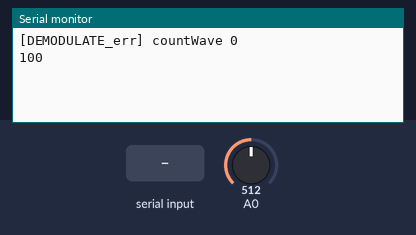
Recording of a sketch running on a simulated Arduino Uno, built with avr-gcc and run on an emulated ATmega328P. Shown: the last lines printed to the serial monitor. The test bench sets the inputs (shaded band); at power-on: A0 = 512.

Above: at 1.2 s.
1.3 s: "90,45\n" received over Serial
At 2.5 s:
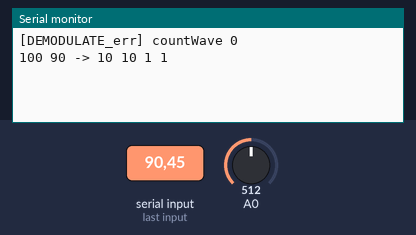
4.3 s: "30,150\n" received over Serial
At 5.3 s:
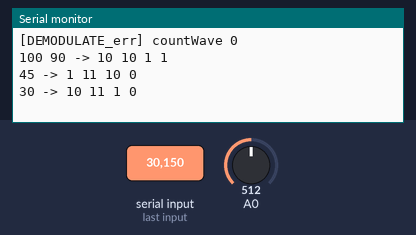
Timing chart, 0 to 7.3 s (numbered marks = the images above; inputs shaded):
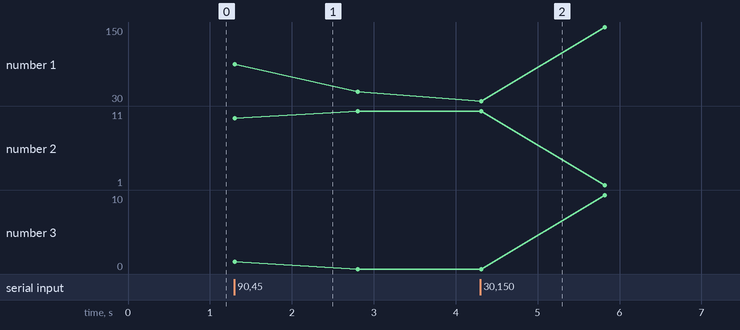

The sketch:

FSK_TX_RX.ino
```cpp
#include <Wire.h>
#include <Adafruit_MCP4725.h>
#include <Adafruit_ADS1015.h>

#define defaultFreq 1700
#define f0 500
#define f1 750
#define f2 1000
#define f3 1250

#ifndef cbi
#define cbi(sfr, bit) (_SFR_BYTE(sfr) &= ~_BV(bit))
#endif
#ifndef sbi
#define sbi(sfr, bit) (_SFR_BYTE(sfr) |= _BV(bit))
#endif


#define bias 0
#define MAX 1023
#define MIN 0+bias
#define RISING_EDGE 1
#define FALLING_EDGE 2
#define NO_EDGE 3
#define IDLE_EDGE 4
#define IDLE_VALUE 50


int numWaveMap[] = {16, 24, 32, 40};

int max0, prev, inRX , freq0;
int prevEdge, currentEdge;

int countData = 0, countWave = 0;
int offsetWave = 0;

const int SAMPLING = 4;
uint16_t S_DAC[SAMPLING] = {2048, 4095, 2048, 0};
unsigned long frameTime = 360228 + 15000;

unsigned long frameTimeRX =  89000 * 4 ;
unsigned long currentTime = 0;
unsigned long startTime = 0;
int isStart = 0;
int isStartCountWave = 0;

Adafruit_MCP4725 dac;

void setup()
{
  // put your setup code here, to run once:
  dac.begin(0x64);

  sbi(ADCSRA, ADPS2);
  cbi(ADCSRA, ADPS1);
  cbi(ADCSRA, ADPS0);

  Serial.begin(115200);
  Serial.flush();

  dac.setVoltage(0, false);

  for (int i = 0; i < SAMPLING; i++)
  {
    S_DAC[i] = (sin(2 * PI / SAMPLING * i) + 1) * 2047;
  }

  prevEdge = FALLING_EDGE;
  startTime = micros();

}

int isMax(int value) {
  return value > MAX - 5 && value < MAX + 5;
}
int isMin(int value) {
  return value < MIN + 5;
}


int demodulate2(int numWaveInput) {
  for (int i = 0; i < 4; i++) {
    if ( numWaveInput >= numWaveMap[i] - 4 && numWaveInput < numWaveMap[i] + 4) {
      //       Serial.print("[DEMODULATE] countWave ");
      //       Serial.print(numWaveInput);
      //       Serial.print(" ");
      return i;
    }
  }
  Serial.print("[DEMODULATE_err] countWave ");
  Serial.println(numWaveInput);
  return 4;
}
void onReceiveByte(int inByte) {
  Serial.print("BYTE ");
  Serial.println(inByte);
}

int data = 0;

int getEdge() {

  if (inRX < prev + 10 && inRX > prev - 10)return NO_EDGE;
  if (prev > inRX)
    return FALLING_EDGE;
  else if (prev == inRX)
    return NO_EDGE;
  else return RISING_EDGE;
}


void generateWave(int freqency)
{

  int numWave = freqency / 250 * 8;

  int delayTime = (10000000 / freqency - 1 / defaultFreq) / SAMPLING;

  unsigned long elapsedTime = micros();
  for (int i = 0; i < numWave; i++)
  {
    for (int j = 0; j < SAMPLING; j++)
    {

      dac.setVoltage(S_DAC[j], false);
      delayMicroseconds(delayTime);
    }
  }

  long waitForFullFrame = frameTime - (micros() - elapsedTime);

  while (waitForFullFrame > 0)
  {
    if (waitForFullFrame > 16000)
    {
      delayMicroseconds(16000);
      waitForFullFrame -= 16000;
    }
    else
    {
      delayMicroseconds(waitForFullFrame);
      break;
    }
  }
}

void sendByte(int inByte)
{

  Serial.print(inByte);
  Serial.print(" -> ");
  int input[4];
  for (int i = 3; i >= 0; i--)
  {
    input[i] = inByte & 3;
    Serial.print(input[i], BIN);
    Serial.print(" ");
    inByte >>= 2;
  }
  Serial.println();
  for (int k = 3; k >= 0; k--)
  {
    if (input[k] == 0)
    {
      generateWave(f0);
    }
    else if (input[k] == 1)
    {
      generateWave(f1);
    }
    else if (input[k] == 2)
    {
      generateWave(f2);
    }
    else if (input[k] == 3)
    {
      generateWave(f3);
    }
  }

  delayMicroseconds(5000);
}
int in = 0;

void loop()
{
  inRX = analogRead(A0);
  inRX += bias;
  currentEdge = getEdge();
  currentTime = micros();

  if (!isStartCountWave && currentEdge == RISING_EDGE)
  {
    isStartCountWave = true;
    startTime = currentTime;
    // Serial.print("Start_Counting_Wave at ");
    // Serial.println(in);
  }

  if (isStartCountWave) {
    delayMicroseconds(1600);
    //        unsigned long ts = micros();
    //        Serial.print("in ");
    //        Serial.print(in);
    //        Serial.print("\tedge ");
    //        switch (currentEdge) {
    //          case RISING_EDGE: Serial.print("RISING"); break;
    //          case FALLING_EDGE: Serial.print("FALLING"); break;
    //          case NO_EDGE: Serial.print("NO_EDGE"); break;
    //        }
    //        Serial.println();
    //
    //
  }

  if ((prevEdge == RISING_EDGE || prevEdge == NO_EDGE) && currentEdge == FALLING_EDGE &&isMax(prev) ) {


    isStart = 1;
    countWave++;
    //    Serial.print("CountWave ");
    //    Serial.println(countWave);
    //    Serial.print("\tcountData ");
    //    Serial.print(countData);

    //    Serial.print("\tFreq ");
    //    Serial.print(freq0);
    //    Serial.println();
  }

  if ((prevEdge == FALLING_EDGE || prevEdge == NO_EDGE) && currentEdge == FALLING_EDGE && isMin(inRX)  && isStart) {


    //    Serial.print("CountWave ");
    //    Serial.println(countWave);
    isStart = 0;
  }

  if (isStartCountWave && currentTime - startTime > frameTimeRX) {
    int dataDemod = demodulate2(countWave + offsetWave);
    data +=  dataDemod << (countData * 2);

    Serial.print(dataDemod, BIN);
    Serial.print(" ");
    if (++countData == 4) {

      onReceiveByte(data);

      Serial.print("\t -> ");
      Serial.print(data);
      Serial.println();
      countData = 0;
      data = 0;
      delayMicroseconds(5000);
    }
    startTime = currentTime;
    countWave = 0;
    isStartCountWave = false;
    //      Serial.println("End_Counting_wave");
  }

  prevEdge = currentEdge;
  prev = inRX;

  //Delay between arduino and DAC is 588 <<-------##########
  if (Serial.available() > 0)
  {
    in = Serial.parseInt();
    if (in == 0)
      return;
    sendByte(in);
  }
}
```

Measured:
- after the input at 1.3 s, the serial monitor: prints a new line at once (image 1)
- after the input at 4.3 s, the serial monitor: prints a new line at once (image 2)
- plotted number 1: 45 → 150 after the input at 4.3 s
